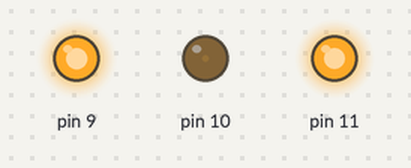
A sketch run on a simulated Arduino Uno, built with avr-gcc and run on an emulated ATmega328P. Parts: output pins drawn as LEDs (lit = HIGH).

Above: at 0.05 s.
At 1.15 s:
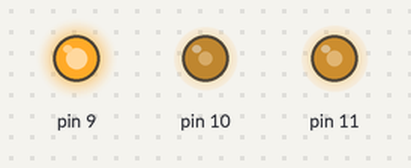
At 2.3 s:
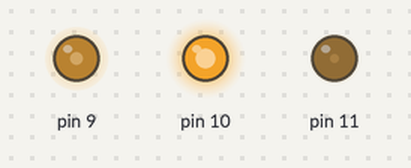
At 3.45 s:
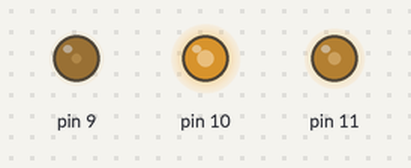
At 4.6 s:
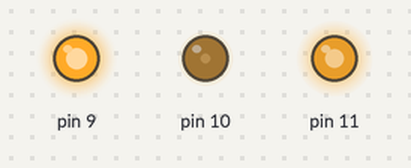
Timing chart, 0 to 6.6 s (numbered marks = the images above):
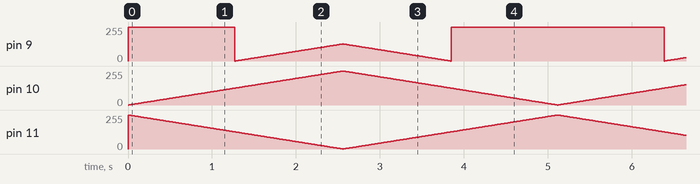

The sketch:

RGB_LED.ino
```cpp
void setup() {
  pinMode(11, OUTPUT);
  pinMode(10, OUTPUT);
  pinMode(9, OUTPUT);
}
void loop() {
  for(int val = 255; val > 0; val--)
  {
    analogWrite(11, val);
    analogWrite(10, 255 - val);
    analogWrite(9, 128 - val);
    delay(10);
  }
  for(int val = 0; val < 255; val++)
  {
    analogWrite(11, val);
    analogWrite(10, 255 - val);
    analogWrite(9, 128 - val);
    delay(10);
  }
}
```
